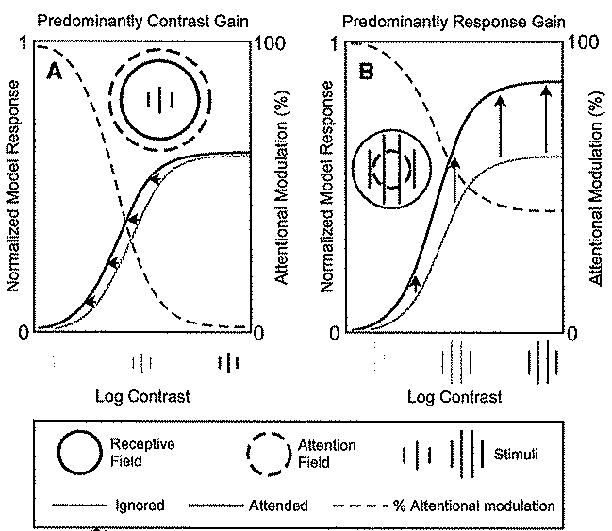
#> input picture article_aware/figures/figure_2.jpg, 612 x 531 px; its folder holds 4 pictures in this run
$ python _crop_panels.py
#> lines starting #> are read from the running program, lines starting #| are printed output that depends on the picture
"""One-shot helper: crop each paper figure JPG into per-panel JPGs.

Bounding boxes are fractional (left, top, right, bottom) of the full image,
estimated by eye from the paper figure images (article_aware/figures/figure_<N>.jpg).
Approximate crops are fine — they exist so each reproduced panel has its paper
counterpart as an isolated comparison unit (WORKFLOW.md §3). Re-runnable.

Run:  python article_aware/figures/_crop_panels.py
"""

from __future__ import annotations

from pathlib import Path

from PIL import Image

HERE = Path(__file__).resolve().parent

# Fractional boxes (l, t, r, b) per figure, per panel id.
PANELS: dict[int, dict[str, tuple[float, float, float, float]]] = {
    2: {
        "A": (0.00, 0.00, 0.50, 0.70),
        "B": (0.50, 0.00, 1.00, 0.70),
        "legend": (0.00, 0.70, 1.00, 1.00),
    },
    3: {
        "A": (0.00, 0.00, 0.27, 0.42),
        "B": (0.27, 0.00, 0.66, 0.42),
        "C": (0.66, 0.00, 1.00, 0.42),
        "D": (0.00, 0.42, 0.27, 0.85),
        "E": (0.27, 0.42, 0.66, 0.85),
        "F": (0.66, 0.42, 1.00, 0.85),
        "legend": (0.00, 0.85, 1.00, 1.00),
    },
    4: {
        "A": (0.00, 0.00, 0.33, 0.40),
        "B": (0.33, 0.00, 0.66, 0.40),
        "C": (0.66, 0.00, 1.00, 0.40),
        "D": (0.00, 0.40, 0.33, 0.83),
        "E": (0.66, 0.40, 1.00, 0.83),
        "legend": (0.00, 0.83, 1.00, 1.00),
    },
    5: {
        "A": (0.00, 0.00, 0.18, 0.78),
        "B": (0.18, 0.00, 0.60, 0.78),
        "C": (0.60, 0.00, 1.00, 0.78),
        "legend": (0.00, 0.78, 1.00, 1.00),
    },
    6: {
        "A": (0.00, 0.00, 0.18, 0.78),
        "B": (0.18, 0.00, 0.60, 0.78),
        "C": (0.60, 0.00, 1.00, 0.78),
        "legend": (0.00, 0.78, 1.00, 1.00),
    },
    7: {
        "A": (0.00, 0.00, 0.18, 0.78),
        "B": (0.18, 0.00, 0.60, 0.78),
        "C": (0.60, 0.00, 1.00, 0.78),
        "legend": (0.00, 0.78, 1.00, 1.00),
    },
}


def main() -> None:
    for fig_n, panels in PANELS.items():
        src = HERE / f"figure_{fig_n}.jpg"
        img = Image.open(src)
#> img is the input picture: PIL image 612x531 L; min 0, max 255, mean 233.6
        w, h = img.size
#> w = 612; h = 531
        out_dir = HERE / f"figure_{fig_n}"
        out_dir.mkdir(exist_ok=True)
        for pid, (l, t, r, b) in panels.items():
            box = (int(l * w), int(t * h), int(r * w), int(b * h))
            img.crop(box).save(out_dir / f"panel_{pid}.jpg", quality=90)
            print(f"figure_{fig_n}/panel_{pid}.jpg  {box}")
#> this loop made 3 passes
#> pass 1, in main, `img.crop(box).save(out_dir / f"panel_{pid}.jpg", quality=90)`:
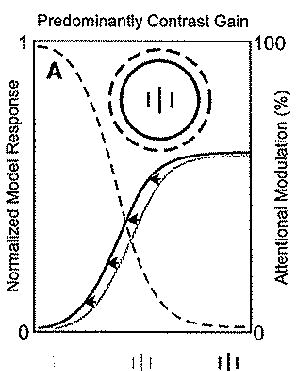
#> saved as panel_A.jpg: PIL image 306x371 L; min 0, max 255, mean 233.6
#> pass 2, in main, `img.crop(box).save(out_dir / f"panel_{pid}.jpg", quality=90)`:
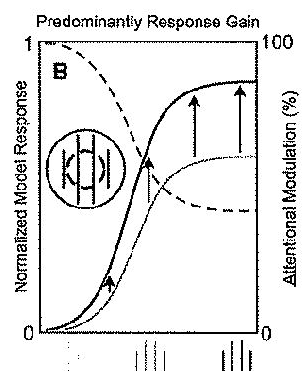
#> saved as panel_B.jpg: PIL image 306x371 L; min 0, max 255, mean 232.2


if __name__ == "__main__":
#> (the run stopped early here; a loop or call above may not have finished)
